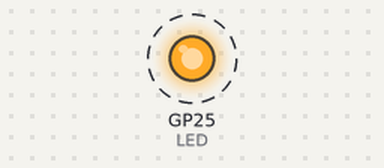
A program run on a simulated Raspberry Pi Pico running MicroPython. Parts: output pins drawn as LEDs (lit = HIGH). Dashed ring = blinking.

Above: at 0.5 s.
Timing chart, 0 to 4.6 s (numbered marks = the images above):
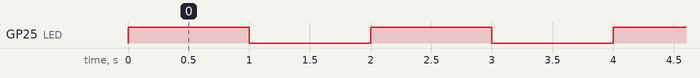

The program:

blink.py
```python
from machine import Pin
import time

LED = Pin(25, Pin.OUT)
BLINK_DURATION = 1

def main():
    while True:
        LED.value(1)
        time.sleep(BLINK_DURATION)
        LED.value(0)
        time.sleep(BLINK_DURATION)

if __name__ == "__main__":
    main()
```

Measured:
- by itself, GP25 (LED): alternates HIGH for 1.0 s and LOW for 1.0 s
